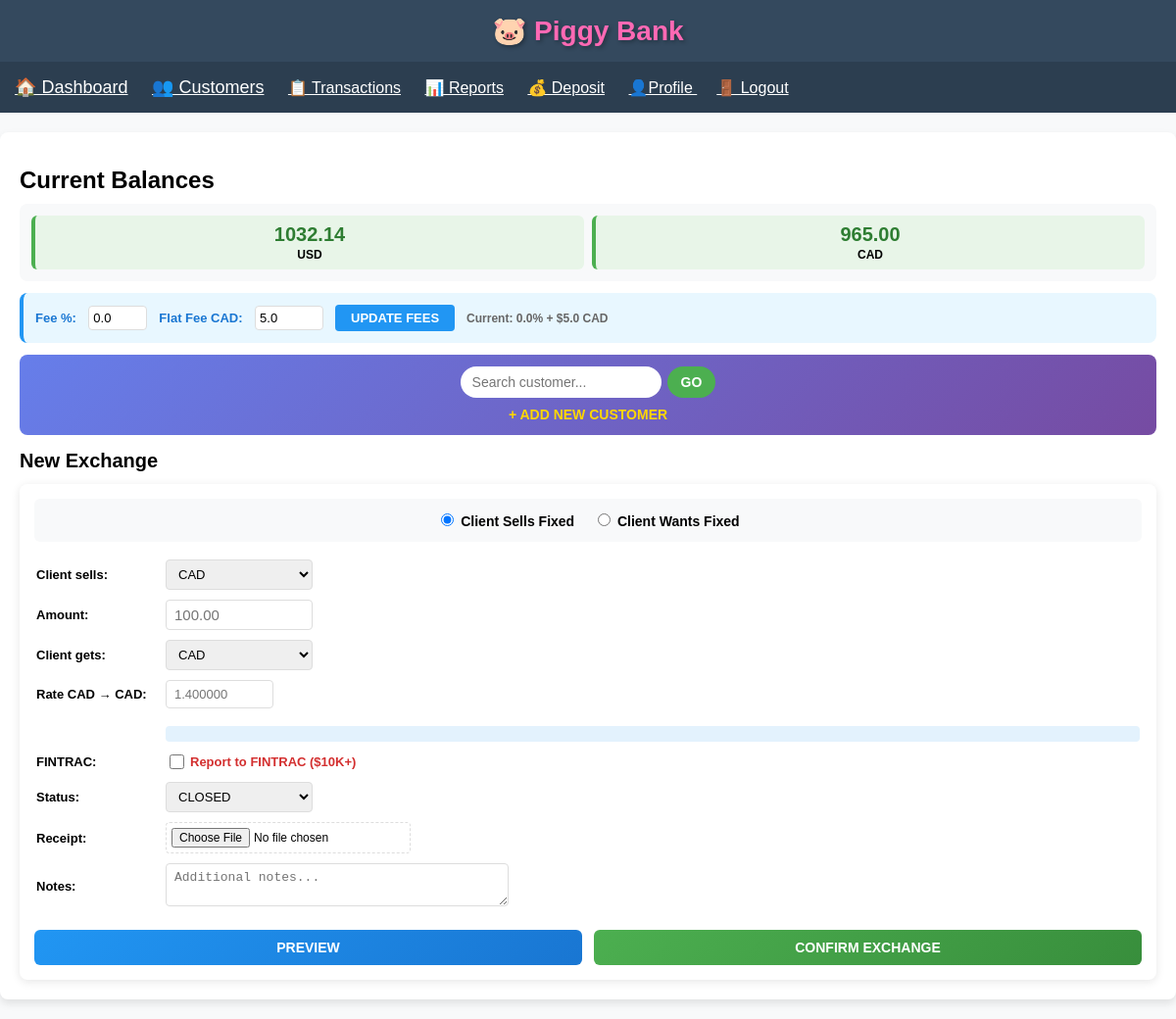
Screenshot of / (signed in) with the database file from the repository.
### app.py (models this page shows)
class Transaction(db.Model):
    id = db.Column(db.Integer, primary_key=True, autoincrement=True)  # AUTO
    tx_ref = db.Column(db.String(11), unique=True, nullable=False, index=True)  # DISPLAY ID
    date = db.Column(db.DateTime, default=datetime.utcnow)
    from_currency = db.Column(db.String(3), nullable=False)
    to_currency = db.Column(db.String(3), nullable=False)
    from_amount = db.Column(db.Float, nullable=False)
    to_amount = db.Column(db.Float, nullable=False)
    exchange_rate = db.Column(db.Float, nullable=False)
    notes = db.Column(db.Text, nullable=True)
    is_fintrac = db.Column(db.Boolean, default=False)
    client_id = db.Column(db.Integer, db.ForeignKey('client.id'), nullable=False)
    receipt_filename = db.Column(db.String(100))
    status = db.Column(db.String(10), default='closed')
    is_deposit = db.Column(db.Boolean, default=False)
    total_fee_cad = db.Column(db.Float, default=0.0)  # ← PROFIT PER TX

### app.py (the view, shortened to what this page needs)
@app.route('/', methods=['GET', 'POST'])
def index():
    global FEE_PERCENTAGE, FLAT_FEE_CAD
    if 'user_id' not in session: return redirect(url_for('login'))
    if request.method == 'POST' and 'update_fees' in request.form:
        FEE_PERCENTAGE = float(request.form['fee_percentage']) / 100
        FLAT_FEE_CAD = float(request.form['flat_fee_cad'])
        flash(f'Fees updated: {FEE_PERCENTAGE*100}% + ${FLAT_FEE_CAD} CAD!')
        return redirect(url_for('index'))
    if request.method == 'POST' and not session.get('selected_client_id'):
        flash('SELECT A CLIENT FIRST!')
        return redirect(url_for('customers'))
    client = Client.query.get(session.get('selected_client_id')) if session.get('selected_client_id') else None
    total_volume_usd = 0
    led_color = '#00FF00'
    balances = get_balances()
    open_transactions = Transaction.query.filter_by(status='pending').all()
    current_fee = round(FEE_PERCENTAGE * 100, 1)
    current_flat_fee = round(FLAT_FEE_CAD, 2)
    return render_template('index.html',
                           client=client, balances=balances, open_transactions=open_transactions,
                           current_fee=current_fee, current_flat_fee=current_flat_fee,
                           total_volume_usd=total_volume_usd, led_color=led_color,
                           fee_percentage=current_fee, flat_fee_cad=current_flat_fee)

### app.py (called while the page is built)
def get_balances():
    if 'user_id' not in session: return {}
    client_id = session.get('selected_client_id')
    if session.get('is_admin') and not client_id:
        transactions = Transaction.query.all()
    else:
        if not client_id: return {}
        transactions = Transaction.query.filter_by(client_id=client_id).all()
    balances = {}
    for tx in transactions:
        if tx.from_amount == 0:
            balances[tx.to_currency] = balances.get(tx.to_currency, 0) + tx.to_amount
        else:
            balances[tx.from_currency] = balances.get(tx.from_currency, 0) + tx.from_amount
            balances[tx.to_currency] = balances.get(tx.to_currency, 0) - tx.to_amount
    return {k: round(v, 2) for k, v in balances.items()}

### templates/index.html (shortened to what this page needs)
{% extends "base.html" %}
{% block content %}
<h1 style="margin:15px 0 10px 0;font-size:24px;">Current Balances</h1>
<div class="balances" style="background:#f8f9fa;padding:12px;border-radius:8px;margin:0 0 12px 0;">
    {% if balances %}
        <div style="display:grid;grid-template-columns:repeat(auto-fit,minmax(120px,1fr));gap:8px;">
            {% for currency, amount in balances.items() %}
                <div style="background:{% if amount >= 0 %}#e8f5e8{% else %}#ffebee{% endif %};padding:8px 6px;border-radius:6px;text-align:center;border-left:4px solid {% if amount >= 0 %}#4caf50{% else %}#f44336{% endif %};">
                    <h3 style="margin:0 0 2px 0;font-size:20px;color:{% if amount >= 0 %}#2e7d32{% else %}#c62828{% endif %};">{{ "%.2f"|format(amount) }}</h3>
                    <p style="margin:0;font-weight:bold;text-transform:uppercase;font-size:12px;">{{ currency }}</p>
                </div>
            {% endfor %}
        </div>
    {% else %}
        <p style="text-align:center;color:#666;font-size:14px;margin:0;">No transactions yet!</p>
    {% endif %}
</div>
<div style="background:#e8f7ff;padding:12px;border-radius:8px;margin:0 0 12px 0;border-left:4px solid #2196f3;">
    <form method="POST">
        <div style="display:flex;gap:12px;align-items:center;flex-wrap:wrap;">
            <div>
                <label style="font-weight:bold;color:#1976d2;font-size:13px;">Fee %:</label>
                <input type="number" name="fee_percentage" value="{{ fee_percentage }}" step="0.1" min="0" max="10"
                       style="width:60px;padding:4px;margin-left:8px;border:1px solid #ddd;border-radius:4px;font-size:13px;"
                       onchange="updateFeePreview()">
            </div>
            <div>
                <label style="font-weight:bold;color:#1976d2;font-size:13px;">Flat Fee CAD:</label>
                <input type="number" name="flat_fee_cad" value="{{ flat_fee_cad }}" step="0.01" min="0" max="50"
                       style="width:70px;padding:4px;margin-left:8px;border:1px solid #ddd;border-radius:4px;font-size:13px;"
                       onchange="updateFeePreview()">
            </div>
            <button type="submit" style="padding:6px 16px;background:#2196f3;color:white;border:none;border-radius:4px;font-weight:bold;cursor:pointer;font-size:13px;">UPDATE FEES</button>
            <div style="font-size:12px;color:#666;font-weight:bold;min-width:120px;">Current: {{ fee_percentage }}% + ${{ flat_fee_cad }} CAD</div>
        </div>
    </form>
</div>
<div style="background:linear-gradient(135deg,#667eea 0%,#764ba2 100%);padding:12px;border-radius:8px;margin:0 0 12px 0;color:white;">
    {% if client %}
        <div style="display:flex;justify-content:space-between;align-items:center;flex-wrap:wrap;gap:8px;">
            <div>
                <strong style="font-size:16px;color:white;">{{ client.first_name }} {{ client.last_name }}</strong><br>
                <small style="opacity:0.95;font-size:12px;color:white;">{{ client.phone|default('—') }} | {{ client.apartment|default('') }} {{ client.civic_number }} {{ client.street }}</small>
            </div>
            <div style="display:flex;gap:6px;">
                <a href="{{ url_for('customers') }}" style="background:rgba(255,255,255,0.2);padding:5px 10px;border-radius:4px;color:white;text-decoration:none;font-size:12px;">Change</a>
                <a href="{{ url_for('edit_client', client_id=client.id) }}" style="background:rgba(255,255,255,0.2);padding:5px 10px;border-radius:4px;color:white;text-decoration:none;font-size:12px;">Edit</a>
            </div>
        </div>
    {% else %}
        <div style="text-align:center;">
            <form method="GET" action="{{ url_for('customers') }}" style="display:inline-flex;gap:6px;max-width:350px;margin:0 auto 8px auto;">
                <input type="text" name="search" placeholder="Search customer..." style="flex:1;padding:8px 12px;border:none;border-radius:20px;font-size:14px;color:black;">
                <button type="submit" style="padding:8px 14px;background:#4caf50;color:white;border:none;border-radius:20px;font-weight:bold;cursor:pointer;font-size:14px;">GO</button>
            </form>
            <br><a href="{{ url_for('customers') }}" style="color:#ffd700;font-weight:bold;font-size:14px;text-decoration:none;">+ ADD NEW CUSTOMER</a>
        </div>
    {% endif %}
</div>
<h2 style="margin:15px 0 12px 0;font-size:20px;">New Exchange</h2>
<form method="POST" enctype="multipart/form-data" style="background:white;padding:15px;border-radius:8px;box-shadow:0 2px 10px rgba(0,0,0,0.1);">
    <div style="background:#f8f9fa;padding:12px;border-radius:6px;margin-bottom:12px;text-align:center;">
        <label style="font-size:14px;font-weight:bold;margin-right:15px;">
            <input type="radio" name="mode" value="client_fixed" checked onchange="updateLabels()">
            Client Sells Fixed
        </label>
        <label style="font-size:14px;font-weight:bold;">
            <input type="radio" name="mode" value="bank_fixed" onchange="updateLabels()">
            Client Wants Fixed
        </label>
    </div>
    <table style="width:100%;font-size:13px;">
        <tr>
            <td style="padding:4px 0;width:130px;"><strong id="fixed_currency_label" style="color:black;">Client sells:</strong></td>
            <td style="padding:4px 0;">
                <select name="fixed_currency" id="fixed_currency" required onchange="toggleSecondRate(); updateRatePreview()" style="padding:6px 8px;font-size:13px;border-radius:4px;border:1px solid #ddd;width:100%;max-width:150px;color:black;">
                    <option value="CAD" selected>CAD</option>
                </select>
            </td>
        </tr>
        <tr>
            <td style="padding:4px 0;"><strong id="fixed_amount_label" style="color:black;">Amount:</strong></td>
            <td style="padding:4px 0;">
                <input type="number" name="fixed_amount" step="0.01" min="5.01" placeholder="100.00" required
                       id="fixed_amount" style="padding:6px 8px;font-size:15px;border-radius:4px;border:1px solid #ddd;width:150px;color:black;"
                       oninput="updateRatePreview()">
            </td>
        </tr>
        <tr>
            <td style="padding:4px 0;"><strong id="other_currency_label" style="color:black;">Gets:</strong></td>
            <td style="padding:4px 0;">
                <select name="other_currency" id="other_currency" required onchange="toggleSecondRate(); updateRatePreview()" style="padding:6px 8px;font-size:13px;border-radius:4px;border:1px solid #ddd;width:100%;max-width:150px;color:black;">
                    <option value="CAD" selected>CAD</option>
                </select>
            </td>
        </tr>
        <tr>
            <td style="padding:4px 0;"><strong style="color:black;">Rate <span id="from_curr_label">CAD</span> → CAD:</strong></td>
            <td style="padding:4px 0;">
                <input type="number" name="rate_to_cad" step="0.000001" placeholder="1.400000" id="rate_to_cad" required
                       style="padding:6px 8px;font-size:13px;border-radius:4px;border:1px solid #ddd;width:110px;color:black;"
                       oninput="updateRatePreview()">
            </td>
        </tr>
        <tr>
            <td style="padding:4px 0;"></td>
            <td style="padding:4px 0;">
                <div id="preview" style="margin-top:8px;font-size:16px;font-weight:bold;color:#1976d2;background:#e3f2fd;padding:8px;border-radius:4px;"></div>
            </td>
        </tr>
        <tr>
            <td style="padding:4px 0;"><strong style="color:black;">FINTRAC:</strong></td>
            <td style="padding:4px 0;">
                <label style="display:flex;align-items:center;font-size:13px;color:#d32f2f;font-weight:bold;">
                    <input type="checkbox" name="is_fintrac" style="margin-right:6px;width:15px;height:15px;">
                    Report to FINTRAC ($10K+)
                </label>
            </td>
        </tr>
        <tr>
            <td style="padding:4px 0;"><strong style="color:black;">Status:</strong></td>
            <td style="padding:4px 0;">
                <select name="status" style="padding:6px 8px;font-size:13px;border-radius:4px;border:1px solid #ddd;width:150px;color:black;">
                    <option value="closed" selected>CLOSED</option>
                </select>
            </td>
        </tr>
        <tr>
            <td style="padding:4px 0;"><strong style="color:black;">Receipt:</strong></td>
            <td style="padding:4px 0;">
                <input type="file" name="receipt" accept=".pdf,.jpg,.jpeg,.png" style="padding:5px;border:1px dashed #ddd;border-radius:4px;width:100%;max-width:250px;font-size:12px;color:black;">
            </td>
        </tr>
        <tr>
            <td style="padding:4px 0;"><strong style="color:black;">Notes:</strong></td>
            <td style="padding:4px 0;">
                <textarea name="notes" rows="2" placeholder="Additional notes..." style="padding:6px 8px;font-size:13px;border-radius:4px;border:1px solid #ddd;width:100%;max-width:350px;resize:vertical;color:black;"></textarea>
            </td>
        </tr>
    </table>
    <div style="display:flex;gap:12px;margin-top:15px;">
        <input type="button" value="PREVIEW" onclick="showPreview()"
               style="flex:1;padding:10px;background:linear-gradient(135deg,#2196f3,#1976d2);color:white;border:none;border-radius:6px;font-size:14px;font-weight:bold;cursor:pointer;">
        <input type="submit" value="CONFIRM EXCHANGE"
               style="flex:1;padding:10px;background:linear-gradient(135deg,#4caf50,#388e3c);color:white;border:none;border-radius:6px;font-size:14px;font-weight:bold;cursor:pointer;">
    </div>
</form>
{% endblock %}

### templates/base.html (style rules this page uses)
* { box-sizing: border-box; }
body { font-family: Arial; margin: 0; padding: 0; background: #f8f9fa; }

### rows the page displays
Transaction: amount "1032.14", from_currency "USD", amount "965.00", to_currency "CAD"

### other values shown
{{ fee_percentage }} "0.0"
{{ flat_fee_cad }} "5.0"
